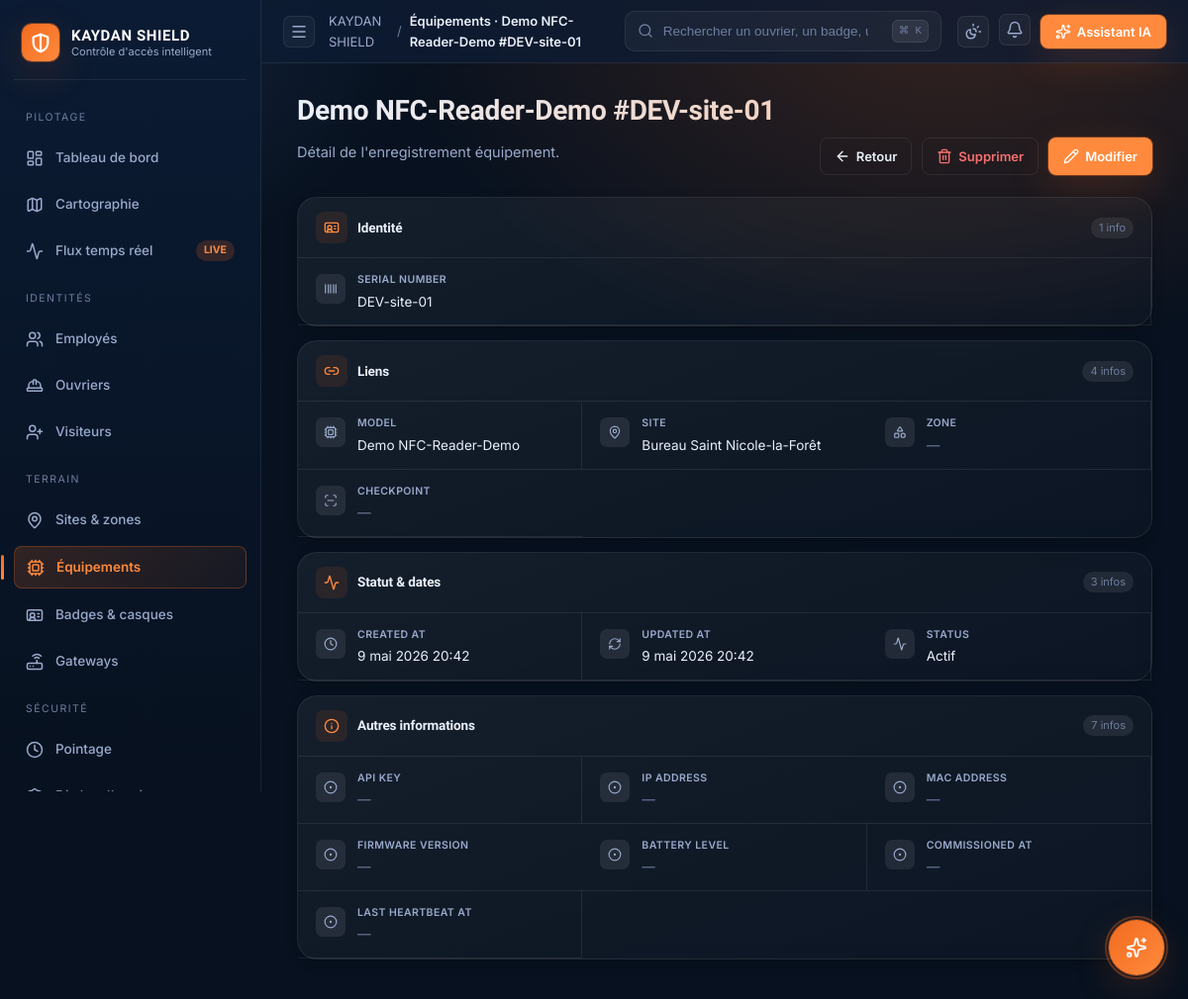
The page /devices-mng/1/ (signed in) on the database its author committed.
### devices/models.py (models this page shows)
class Device(UUIDModel, TimeStampedModel):
    STATUS_CHOICES = [
        ("active", "Actif"),
        ("inactive", "Inactif"),
        ("maintenance", "Maintenance"),
        ("lost", "Perdu / volé"),
    ]
    tenant = models.ForeignKey("core.Tenant", on_delete=models.CASCADE, related_name="devices")
    model = models.ForeignKey(DeviceModel, on_delete=models.PROTECT, related_name="devices")
    serial_number = models.CharField(max_length=120, unique=True, db_index=True)
    site = models.ForeignKey(
        "sites.Site", null=True, blank=True, on_delete=models.SET_NULL, related_name="devices",
    )
    zone = models.ForeignKey(
        "sites.Zone", null=True, blank=True, on_delete=models.SET_NULL, related_name="devices",
    )
    checkpoint = models.ForeignKey(
        "sites.Checkpoint", null=True, blank=True, on_delete=models.SET_NULL, related_name="devices",
    )
    api_key = models.ForeignKey(
        "accounts.APIKey", null=True, blank=True,
        on_delete=models.SET_NULL, related_name="devices",
    )
    status = models.CharField(max_length=12, choices=STATUS_CHOICES, default="active")
    ip_address = models.GenericIPAddressField(null=True, blank=True)
    mac_address = models.CharField(max_length=20, blank=True)
    firmware_version = models.CharField(max_length=40, blank=True)
    battery_level = models.PositiveSmallIntegerField(null=True, blank=True)
    commissioned_at = models.DateTimeField(null=True, blank=True)
    last_heartbeat_at = models.DateTimeField(null=True, blank=True)
    class Meta:
        ordering = ["serial_number"]
        indexes = [models.Index(fields=["tenant", "status"])]
    def __str__(self): return f"{self.model} #{self.serial_number}"

class DeviceModel(TimeStampedModel):
    TYPE_CHOICES = [
        ("reader_uhf_fixed", "Lecteur UHF fixe"),
        ("reader_uhf_mobile", "Lecteur UHF mobile"),
        ("reader_nfc_fixed", "Lecteur NFC fixe"),
        ("reader_nfc_mobile", "Lecteur NFC mobile"),
        ("tag_uhf", "Tag RFID UHF"),
        ("beacon_ble", "Beacon BLE"),
        ("tablet", "Tablette"),
        ("smartphone", "Smartphone"),
        ("id_scanner", "Scanner pièce d'identité"),
        ("door_lock", "Gâche électrique"),
        ("camera", "Caméra"),
        ("portique", "Portique RFID"),
    ]
    brand = models.CharField(max_length=120)
    model = models.CharField(max_length=180)
    type = models.CharField(max_length=24, choices=TYPE_CHOICES)
    spec = models.JSONField(default=dict, blank=True)
    is_active = models.BooleanField(default=True)
    class Meta:
        unique_together = ("brand", "model")
        ordering = ["brand", "model"]
    def __str__(self): return f"{self.brand} {self.model}"

### sites/models.py (models this page shows)
class Site(UUIDModel, TimeStampedModel):
    TYPE_CHOICES = [
        ("office", "Bureau"),
        ("warehouse", "Entrepôt / Stockage"),
        ("construction", "Chantier"),
        ("mixed", "Mixte"),
    ]
    STATUS_CHOICES = [
        ("active", "Actif"),
        ("inactive", "Inactif"),
        ("archived", "Archivé"),
    ]
    tenant = models.ForeignKey("core.Tenant", on_delete=models.CASCADE, related_name="sites")
    company = models.ForeignKey(
        "core.Company", on_delete=models.SET_NULL,
        null=True, blank=True, related_name="sites",
    )
    name = models.CharField(max_length=180)
    code = models.SlugField(max_length=40)
    type = models.CharField(max_length=16, choices=TYPE_CHOICES, default="office")
    status = models.CharField(max_length=12, choices=STATUS_CHOICES, default="active")
    address = models.ForeignKey(
        "core.Address", on_delete=models.SET_NULL, null=True, blank=True, related_name="sites",
    )
    latitude = models.DecimalField(max_digits=9, decimal_places=6, null=True, blank=True)
    longitude = models.DecimalField(max_digits=9, decimal_places=6, null=True, blank=True)
    geofence = models.JSONField(default=dict, blank=True, help_text="Polygone GeoJSON optionnel")
    timezone = models.CharField(max_length=64, default="Africa/Abidjan")
    project_manager_name = models.CharField(max_length=180, blank=True)
    site_supervisor_name = models.CharField(max_length=180, blank=True)
    risk_level = models.CharField(
        max_length=10, blank=True,
        choices=[("low", "Faible"), ("medium", "Moyen"), ("high", "Élevé"), ("extreme", "Critique")],
    )
    start_date = models.DateField(null=True, blank=True)
    end_date = models.DateField(null=True, blank=True)
    class Meta:
        unique_together = ("tenant", "code")
        ordering = ["name"]
    def __str__(self): return self.name

### administration/crud_views.py (the view, shortened to what this page needs)
    class _Detail(AdminContextMixin, DetailView):
        template_name = detail_template or "administration/_detail.html"
        def get_context_data(self, **kwargs):
            ctx = super().get_context_data(**kwargs)
            ctx["page_title"] = f"{entity_label} · {self.object}"
            ctx["fields"] = self._build_fields()
            ctx["update_url"] = reverse(f"admin-{_url_key}-update", args=[self.object.pk])
            ctx["delete_url"] = reverse(f"admin-{_url_key}-delete", args=[self.object.pk])
            ctx["url_key"] = _url_key
            return ctx
        def _build_fields(self):
            from collections import OrderedDict
            grouped = OrderedDict()
            for key, _, _ in _CATEGORY_META:
                grouped[key] = []
            for f in self.object._meta.get_fields():
                fname = getattr(f, "name", None)
                if not fname or fname in _HIDDEN_FIELDS:
                    continue
                if f.is_relation and f.many_to_many:
                    try:
                        vals = list(getattr(self.object, fname).all()[:5])
                        val = ", ".join(str(v) for v in vals) if vals else None
                    except Exception:
                        val = None
                elif f.is_relation and f.one_to_many:
                    continue  # reverse relations affichées via context_extras
                elif f.is_relation:
                    try: val = getattr(self.object, fname, None)
                    except Exception: val = None
                else:
                    val = getattr(self.object, fname, None)
                getter = f"get_{fname}_display"
                if hasattr(self.object, getter):
                    try: val = getattr(self.object, getter)()
                    except Exception: pass
                if hasattr(f, "verbose_name"):
                    label = str(f.verbose_name).capitalize()
                else:
                    label = fname.replace("_", " ").capitalize()
                category = _CATEGORY_BY_FIELD.get(fname, "other")
                icon = _ICON_BY_FIELD.get(fname, "circle-dot")
                grouped[category].append({
                    "label": label, "value": val, "icon": icon,
                    "raw_name": fname,
                })
            sections = []
            for key, title, sec_icon in _CATEGORY_META:
                items = grouped.get(key) or []
                if items:
                    sections.append({"key": key, "title": title,
                                      "icon": sec_icon, "items": items})
            return sections

### accounts/rbac.py (called while the page is built, shortened)
def user_permissions(user) -> set[str]:
    if not user or not user.is_authenticated:
        return set()
    if user.is_superuser:
        return {"*"}

### administration/crud_views.py (called while the page is built)
    def dispatch(self, request, *args, **kwargs):
        if not request.user.is_authenticated:
            from urllib.parse import urlencode
            from django.shortcuts import redirect
            return redirect(f"/auth/login/?{urlencode({'next': request.get_full_path()})}")
        return super().dispatch(request, *args, **kwargs)

    def get_context_data(self, **kwargs):
        ctx = super().get_context_data(**kwargs)
        ctx.update({
            "active_nav": self.active_nav,
            "page_title": self.page_title,
            "breadcrumb": self.breadcrumb or self.page_title,
            "list_url_name": self.list_url_name,
            "entity_label": self.entity_label,
            "entity_label_plural": self.entity_label_plural,
            "open_alerts_count": self._safe_count("antifraud", "FraudAlert", status="open"),
        })
        try:
            from accounts.rbac import user_permissions
            ctx["user_perms"] = user_permissions(self.request.user)
        except Exception:
            ctx["user_perms"] = set()
        return ctx

    @staticmethod
    def _safe_count(app_label, model_name, **filters):
        try:
            from django.apps import apps
            return apps.get_model(app_label, model_name).objects.filter(**filters).count()
        except Exception:
            return 0

### templates/administration/_detail.html (shortened to what this page needs)
{% extends "layout/base.html" %}
{% load static %}
{% block page_subtitle %}Détail de l'enregistrement {{ entity_label|lower }}.{% endblock %}
{% block breadcrumb %}{{ entity_label_plural }} · {{ object }}{% endblock %}
{% block page_actions %}
  <a class="btn btn-ghost" href="{% url list_url_name %}">
    <i data-lucide="arrow-left" style="width:16px;height:16px"></i> Retour
  </a>
  <a class="btn btn-ghost" href="{{ delete_url }}" style="color:var(--danger)">
    <i data-lucide="trash-2" style="width:16px;height:16px"></i> Supprimer
  </a>
  <a class="btn btn-primary" href="{{ update_url }}">
    <i data-lucide="pencil" style="width:16px;height:16px"></i> Modifier
  </a>
{% endblock %}
{% block content %}
{% if fields %}
  {% for section in fields %}
  <section class="card info-section" style="padding:0">
    <header class="info-section-head">
      <div class="head-icon">
        <i data-lucide="{{ section.icon }}" style="width:16px;height:16px"></i>
      </div>
      <h3>{{ section.title }}</h3>
      <span class="count">{{ section.items|length }} info{{ section.items|length|pluralize }}</span>
    </header>
    <div class="info-grid">
      {% for item in section.items %}
      <div class="info-item">
        <div class="icon-wrap">
          <i data-lucide="{{ item.icon }}" style="width:14px;height:14px"></i>
        </div>
        <div style="flex:1;min-width:0">
          <span class="label">{{ item.label }}</span>
          <div class="value{% if item.value is None or item.value == '' %} empty{% endif %}">
            {% if item.value is None or item.value == '' %}
              —
            {% elif item.value is True %}
              <span class="pill pill-success">Oui</span>
            {% elif item.value is False %}
              <span class="pill pill-muted">Non</span>
            {% elif item.raw_name == 'email' or item.raw_name == 'contact_email' %}
              <a href="mailto:{{ item.value }}">{{ item.value }}</a>
            {% elif item.raw_name == 'phone' or item.raw_name == 'contact_phone' or item.raw_name == 'emergency_contact_phone' %}
              <a href="tel:{{ item.value }}">{{ item.value }}</a>
            {% elif item.raw_name == 'logo' or item.raw_name == 'photo' or item.raw_name == 'id_document' %}
              {% if item.value.url %}<img src="{{ item.value.url }}" alt="">{% else %}{{ item.value }}{% endif %}
            {% else %}
              {{ item.value }}
            {% endif %}
          </div>
        </div>
      </div>
      {% endfor %}
    </div>
  </section>
  {% endfor %}
{% else %}
  <section class="card" style="padding:24px;text-align:center;color:var(--text-dim)">
    Aucune information à afficher.
  </section>
{% endif %}
{% endblock %}

### templates/layout/base.html (style rules this page uses)
:root { --ks-navy-900: #07111F; --ks-navy-800: #0B1B33; --ks-navy-700: #122749; --ks-navy-600: #1B3563; --ks-orange-500: #F26B1F; --ks-orange-400: #FF8A3D; --ks-orange-100: #FFE6D4; --ks-blue-300: #6FA8FF; --ks-mint-400: #2DD4BF; --ks-rose-400: #FB7185; --ks-amber-400: #FBBF24; --bg: #07111F; --bg-elev: #0E1C33; --bg-elev-2: #142546; --surface: rgba(255,255,255,0.04); --surface-strong: rgba(255,255,255,0.08); --border: rgba(255,255,255,0.08); --border-strong: rgba(255,255,255,0.16); --text: #EAF1FB; --text-muted: #9AAACB; --text-dim: #6E7E9E; --success: #34D399; --warning: #FBBF24; --danger: #F87171; --info: #60A5FA; --sidebar-w: 264px; --sidebar-w-collapsed: 76px; --topbar-h: 64px; --radius-sm: 8px; --radius: 14px; --radius-lg: 20px; --radius-xl: 28px; --shadow-1: 0 1px 2px rgba(0,0,0,.25), 0 4px 12px rgba(0,0,0,.18); --shadow-2: 0 8px 30px rgba(0,0,0,.28), 0 2px 6px rgba(0,0,0,.18); --shadow-glow: 0 0 0 1px rgba(242,107,31,.35), 0 12px 40px rgba(242,107,31,.18); --grad-brand: linear-gradient(135deg, #F26B1F 0%, #FF8A3D 100%); --grad-navy: linear-gradient(180deg, #0B1B33 0%, #07111F 100%); --grad-card: linear-gradient(160deg, rgba(255,255,255,.06) 0%, rgba(255,255,255,.02) 100%); --grad-aurora: radial-gradient(80% 60% at 80% 0%, rgba(242,107,31,.20), transparent 60%), radial-gradient(60% 50% at 0% 0%, rgba(111,168,255,.18), transparent 60%); }
* { box-sizing: border-box; }
html, body { height: 100%; }
body { margin: 0; font-family: 'Inter', system-ui, -apple-system, Segoe UI, Roboto, sans-serif; font-size: 14.5px; line-height: 1.55; color: var(--text); background: var(--bg); background-image: var(--grad-aurora); background-attachment: fixed; -webkit-font-smoothing: antialiased; text-rendering: optimizeLegibility; }
h1,h2,h3,h4 { font-family: 'Sora', 'Inter', sans-serif; letter-spacing: -.01em; margin: 0 0 .35em; }
h3 { font-size: 1.05rem; font-weight: 600; }
a { color: var(--ks-orange-400); text-decoration: none; }
.btn { display: inline-flex; align-items: center; gap: 8px; padding: 10px 16px; border-radius: 10px; font-weight: 600; font-size: 13.5px; cursor: pointer; border: 1px solid transparent; transition: all .18s; white-space: nowrap; }
.btn-primary { background: var(--grad-brand); color: #fff; box-shadow: var(--shadow-glow); }
.btn-ghost { background: var(--surface); color: var(--text); border-color: var(--border); }
.card { background: var(--grad-card); border: 1px solid var(--border); border-radius: var(--radius-lg); box-shadow: var(--shadow-1); padding: 18px 20px; backdrop-filter: blur(8px); }
.btn { display: inline-flex; align-items: center; gap: 6px; padding: 8px 14px; border-radius: 8px; font-size: 13px; font-weight: 600; cursor: pointer; border: 1px solid transparent; background: var(--surface); color: var(--text); text-decoration: none; transition: background .12s, border-color .12s; font-family: inherit; }
.btn-primary { background: var(--ks-orange-400); color: white; }
.btn-ghost { background: transparent; border: 1px solid var(--border); }

### rows shown on the page
Device: model+serial_number "Demo NFC-Reader-Demo #DEV-site-01", value "DEV-site-01" "9 mai 2026 20:42" "9 mai 2026 20:42"
DeviceModel: label "MODEL", value "Demo NFC-Reader-Demo"
Site: label "SITE", value "Bureau Saint Nicole-la-Forêt"

### other values the page prints
{{ entity_label_plural }} "Équipements"
{{ entity_label|lower }} "équipement"
{{ section.title }} "Identité" "Liens" "Statut & dates" "Autres informations"
{{ section.items|length }} "1" "4" "3" "7"
{{ item.label }} "SERIAL NUMBER" "ZONE" "CHECKPOINT" "CREATED AT" "UPDATED AT" "STATUS" "API KEY" "IP ADDRESS" "MAC ADDRESS" "FIRMWARE VERSION" "BATTERY LEVEL" "COMMISSIONED AT" "LAST HEARTBEAT AT"
{{ item.value }} "Actif"
